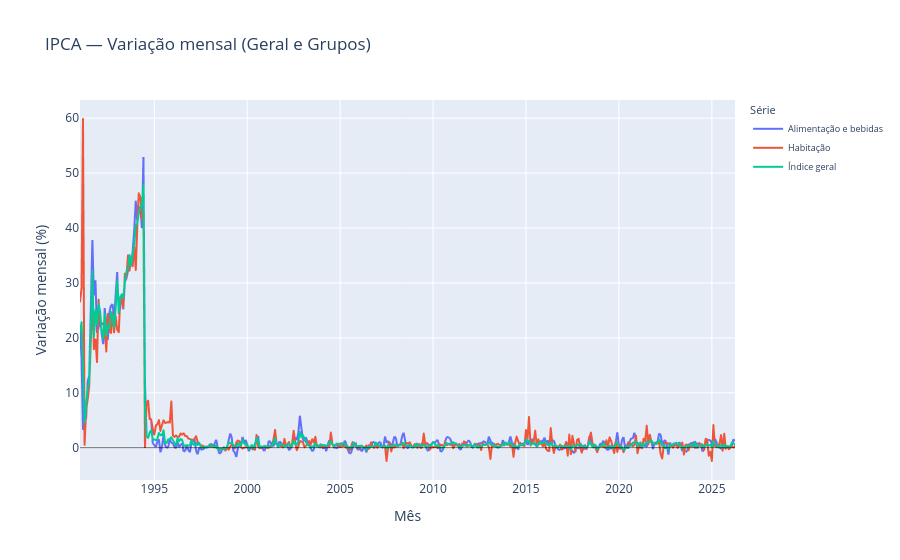

The cell this chart's notebook holds for it:
### Markdown cell above
### 3. Plotly Express — declarativo e interativo

`plotly.express` é o que chega **mais perto do ggplot em formato de chamada**: uma função só, recebendo o dataframe e os nomes das colunas — nada de loop, nada de objeto `fig, ax` pra gerenciar antes. A diferença é que o resultado é interativo (zoom, pan, hover) em vez de uma imagem estática.

```
ggplot(df, aes(x=DATA, y=IPCA_VAR_MENSAL, color=NOME_ATIVO)) + geom_line()
```
```
px.line(df, x="DATA", y="IPCA_VAR_MENSAL", color="NOME_ATIVO")
```

Praticamente uma tradução 1:1. `labels=` substitui o `+ labs()`, e customizações finas (fonte da legenda, etc.) vão em `fig.update_layout(...)`.

### Code cell
import plotly.express as px

fig = px.line(
    df_plot,
    x="DATA",
    y="IPCA_VAR_MENSAL",
    color="NOME_ATIVO",
    title="IPCA — Variação mensal (Geral e Grupos)",
    labels={
        "DATA": "Mês",
        "IPCA_VAR_MENSAL": "Variação mensal (%)",
        "NOME_ATIVO": "Série",
    },
)
fig.add_hline(y=0, line_color="black", line_width=0.6)
fig.update_layout(legend=dict(font=dict(size=9)))
fig.show()

### Figure 1 — Plotly figure (JSON) as saved in the notebook; plotly's stock layout.template omitted (floating-point values rounded to 4 significant figures; data arrays with more than 128 entries replaced by an {"elided": "..."} marker saying what was removed)
{"data": [{"hovertemplate": "Série=Alimentação e bebidas<br>Mês=%{x}<br>Variação mensal (%)=%{y}<extra></extra>", "legendgroup": "Alimentação e bebidas", "line": {"color": "#636efa", "dash": "solid"}, "marker": {"symbol": "circle"}, "mode": "lines", "name": "Alimentação e bebidas", "showlegend": true, "type": "scattergl", "x": {"elided": "423 str values"}, "xaxis": "x", "y": {"elided": "423 float values"}, "yaxis": "y"}, {"hovertemplate": "Série=Habitação<br>Mês=%{x}<br>Variação mensal (%)=%{y}<extra></extra>", "legendgroup": "Habitação", "line": {"color": "#EF553B", "dash": "solid"}, "marker": {"symbol": "circle"}, "mode": "lines", "name": "Habitação", "showlegend": true, "type": "scattergl", "x": {"elided": "423 str values"}, "xaxis": "x", "y": {"elided": "423 float values"}, "yaxis": "y"}, {"hovertemplate": "Série=Índice geral<br>Mês=%{x}<br>Variação mensal (%)=%{y}<extra></extra>", "legendgroup": "Índice geral", "line": {"color": "#00cc96", "dash": "solid"}, "marker": {"symbol": "circle"}, "mode": "lines", "name": "Índice geral", "showlegend": true, "type": "scattergl", "x": {"elided": "423 str values"}, "xaxis": "x", "y": {"elided": "423 float values"}, "yaxis": "y"}], "layout": {"legend": {"font": {"size": 9}, "title": {"text": "Série"}, "tracegroupgap": 0}, "shapes": [{"line": {"color": "black", "width": 0.6}, "type": "line", "x0": 0, "x1": 1, "xref": "x domain", "y0": 0, "y1": 0, "yref": "y"}], "title": {"text": "IPCA — Variação mensal (Geral e Grupos)"}, "xaxis": {"anchor": "y", "domain": [0, 1], "title": {"text": "Mês"}}, "yaxis": {"anchor": "x", "domain": [0, 1], "title": {"text": "Variação mensal (%)"}}}}
